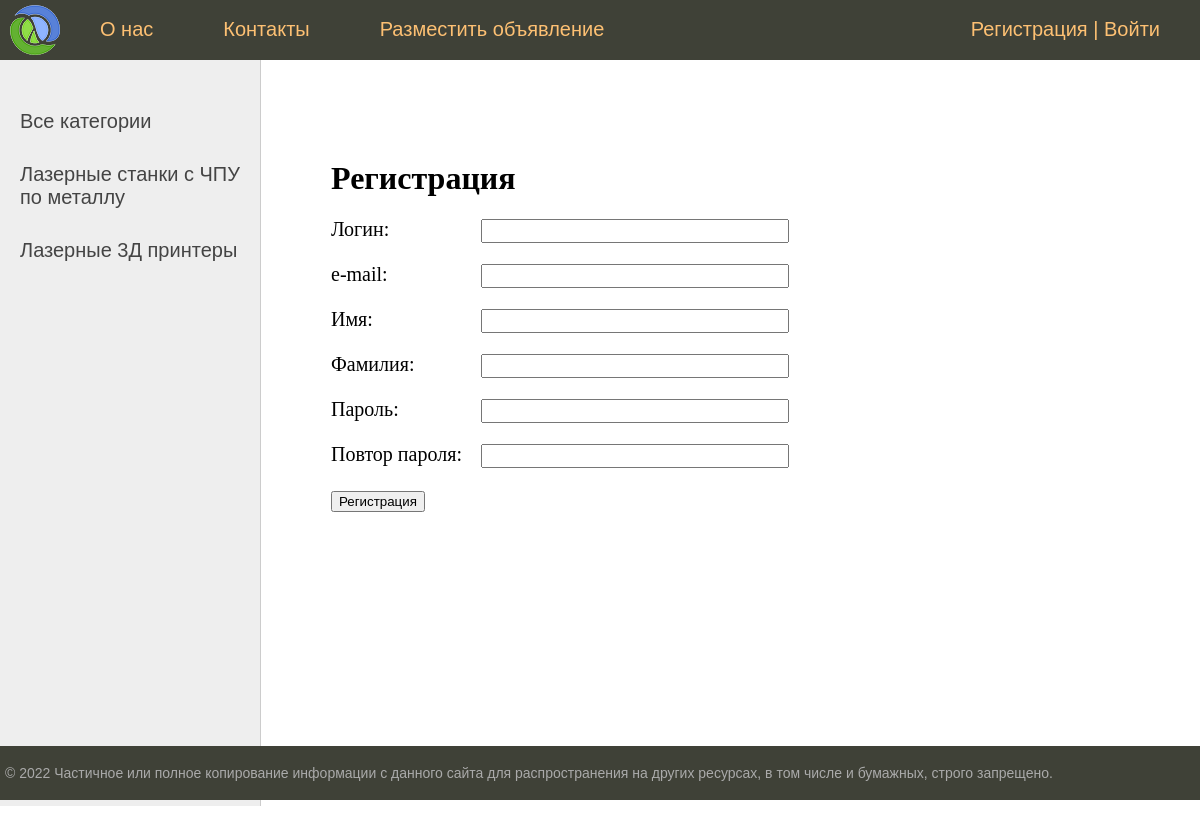
Screenshot of /register/ with the database file from the repository.
### cnc_mashine/models.py (models this page shows, shortened)
class Category(models.Model):
    name = models.CharField(max_length=255, verbose_name='Категория')
    slug = models.SlugField(max_length=255, unique=True, db_index=True, verbose_name='URL')
    def get_absolute_url(self):
        return reverse('category', kwargs={'category_slug': self.slug})
    class Meta:
        verbose_name = 'Категории'
        verbose_name_plural = 'Категории'

### cnc_mashine/views.py (the view, shortened to what this page needs)
# urls.py: path('register/', Register.as_view(), name='register')
class Register(DataMixin, CreateView):
    form_class = RegisterForm
    template_name = 'cnc_mashine/register.html'
    success_url = reverse_lazy('login')
    def get_context_data(self, *, object_list=None, **kwargs):
        context = super().get_context_data(**kwargs)
        c_dict = self.get_user_context(title='Регистрация', cat_selected=None)
        return context | c_dict

### cnc_mashine/forms.py
class RegisterForm(UserCreationForm):
    username = forms.CharField(label='Логин', widget=forms.TextInput(attrs={'class': 'form-input'}))
    email = forms.EmailField(label='e-mail', widget=forms.EmailInput(attrs={'class': 'form-input'}))
    first_name = forms.CharField(label='Имя', widget=forms.TextInput(attrs={'class': 'form-input'}))
    last_name = forms.CharField(label='Фамилия', widget=forms.TextInput(attrs={'class': 'form-input'}))
    password1 = forms.CharField(label='Пароль', widget=forms.PasswordInput(attrs={'class': 'form-input'}))
    password2 = forms.CharField(label='Повтор пароля', widget=forms.PasswordInput(attrs={'class': 'form-input'}))
    class Meta:
        model = User
        fields = ('username',  'email', 'first_name', 'last_name', 'password1', 'password2')

### cnc_mashine/utils.py (called while the page is built)
    def get_user_context(self, **kwargs):
            context = kwargs
            cats = Category.objects.all()
            context['menu'] = menu
            context['cats'] = cats
            if 'cat_selected' not in context:
                    context['cat_selected'] = 0
            return context

### cnc_mashine/templates/cnc_mashine/register.html (shortened to what this page needs)
{% extends 'cnc_mashine/base.html' %}
{% block content %}
<h1>{{title}}</h1>
<form method="post">
    {% for f in form %}
    <p><label class="form-label" for="{{ f.id_for_label }}">{{f.label}}: </label>{{ f }}</p>
    {% endfor %}
    <button type="submit">Регистрация</button>
</form>
{% endblock %}

### cnc_mashine/templates/cnc_mashine/base.html (shortened to what this page needs)
{% load static %}
<!DOCTYPE html>
<html>
<head>
	<link type="text/css" href="{% static 'cnc_mashine/css/styles.css' %}" rel="stylesheet" />
</head>
<body>
<table class="table-page" border=0 cellpadding="0" cellspacing="0">
<tr><td valign=top>
{% block mainmenu %}
		<div class="header">
			<ul id="mainmenu" class="mainmenu">
			<li class="logo"><a href="{% url 'home' %}"><div class="logo"></div></a></li>
{% for m in menu %}
				<li><a href="{% url m.url_name %}">{{m.title}}</a></li>
{% endfor %}
				{% if request.user.is_authenticated %}
				<li class="last"> Здравствуйте, {{user.first_name}}! | <a href="{% url 'logout' %}">Выйти</a></li>
				{% else %}
				<li class="last"><a href="{% url 'register' %}">Регистрация</a> | <a href="{% url 'login' %}">Войти</a></li>
				{% endif %}
			</ul>
		</div>
{% endblock mainmenu %}
<table class="table-content" border=0 cellpadding="0" cellspacing="0">
<tr>
	<td valign="top" class="left-chapters">
	<ul id="leftchapters">
		{% if cat_selected == 0 %}
			<li class="selected">Все категории</li>
		{% else %}
			<li class="selected"><a href="{% url 'home' %}">Все категории</a></li>
		{% endif %}
		{% for c in cats %}
			{% if c.slug == cat_selected %}
				<li class="selected">{{c.name}}</li>
			{% else %}
				<li class="selected"><a href="{{ c.get_absolute_url }}">{{c.name}}</a></li>
			{% endif %}
		{% endfor %}
	</ul>
</td>
<td valign="top" class="content">
	<div class="content-text">
{% block content %}
{% endblock %}
	</div>
</td></tr></table>
</td></tr>
<tr><td valign=top>
	<div id="footer">
		<p>&copy; 2022 Частичное или полное копирование информации с данного сайта для распространения на других ресурсах, в том числе и бумажных, строго запрещено.</p>
	</div>
</td></tr></table>
</body>
</html>

### cnc_mashine/static/cnc_mashine/css/styles.css (style rules this page uses)
html, body { font-family: 'Arial'; margin: 0; padding: 0; height: 100%; width: 100%; color: #444; }
a { color: #0059b2; text-decoration: none; }
.table-page { width: 100%; height: 100%; vertical-align: top; }
.table-page tr { height: 100%; }
.header { background: #3F4137; height: 60px; }
.logo { background: url('../images/logo.png') no-repeat 10px 5px; width: 70px; height: 60px; }
ul.mainmenu { list-style: none; margin: 0; padding: 0; height: 60px; color: #fdc073; font-size: 20px; overflow: hidden; }
ul.mainmenu li { float: left; margin: 18px 40px 0 30px; }
ul.mainmenu li.logo { margin: 0; }
ul.mainmenu li.last { float: right; }
ul.mainmenu li a { color: #fdc073; text-decoration: none; }
.table-content { width: 100%; min-height: 100%; height: 100%; }
.left-chapters { margin: 0; background: #eee; border-right: 1px solid #ccc; min-height: 100%; }
.left-chapters ul { width: 230px; min-height: 100%; margin: 0; padding: 20px 10px 10px 20px; list-style: none; font-size: 20px; }
.left-chapters ul li { margin: 30px 0 0 0; color: #999; }
.left-chapters ul li.selected { color: #0059b2; }
.left-chapters ul li a { color: #444; text-decoration: none; }
.content { padding: 40px 20px 20px 40px; width: 100%; box-sizing: border-box; }
.content-text { margin: 60px 0 0 30px; color: #000; font-size: 20px; font-family: Yandex Sans Display Light; }
.content-text h1 { font-size: 32px; }
#footer { box-sizing: border-box; background: #3F4137; padding: 5px; color: #aaa; font-size: 14px; font-family: Verdana, Geneva, Arial, Helvetica; text-align: left; overflow: hidden; }
.form-input { width: 300px; font-size: 16px; }
.form-label { display: inline-block; min-width: 150px; vertical-align: top; }

### rows the page displays
Category: name "Лазерные станки с ЧПУ по металлу"
Category: name "Лазерные 3Д принтеры"

### other values shown
{{ m.title }} "О нас" "Контакты" "Разместить объявление"
{{ title }} "Регистрация"
{{ f.label }} "Логин" "e-mail" "Имя" "Фамилия" "Пароль" "Повтор пароля"
